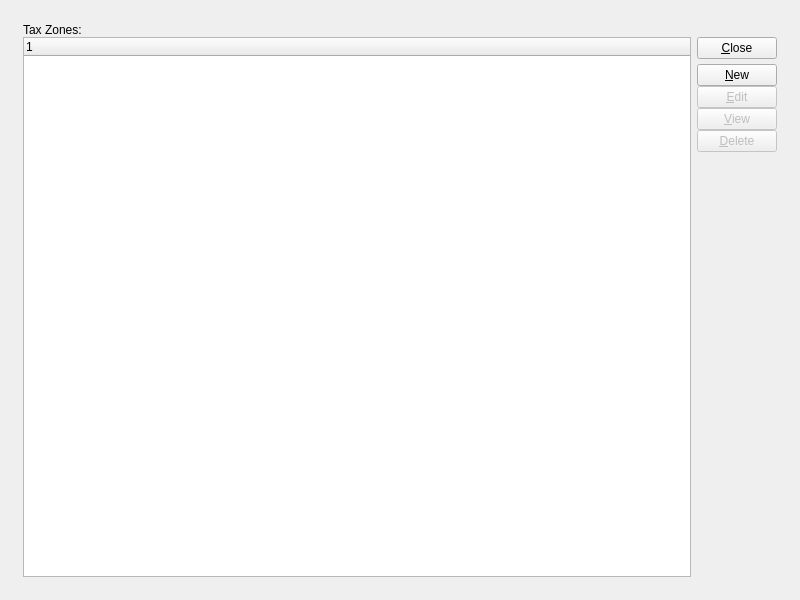
<?xml version="1.0" encoding="UTF-8"?>
<ui version="4.0">
 <comment>This file is part of the xTuple ERP: PostBooks Edition, a free and
open source Enterprise Resource Planning software suite,
Copyright (c) 1999-2011 by OpenMFG LLC, d/b/a xTuple.
It is licensed to you under the Common Public Attribution License
version 1.0, the full text of which (including xTuple-specific Exhibits)
is available at www.xtuple.com/CPAL.  By using this software, you agree
to be bound by its terms.</comment>
 <class>taxZones</class>
 <widget class="QWidget" name="taxZones">
  <property name="geometry">
   <rect>
    <x>0</x>
    <y>0</y>
    <width>800</width>
    <height>600</height>
   </rect>
  </property>
  <property name="windowTitle">
   <string>List Tax Zones</string>
  </property>
  <layout class="QGridLayout" name="gridLayout_2">
   <item row="0" column="0">
    <layout class="QVBoxLayout" name="verticalLayout">
     <property name="spacing">
      <number>0</number>
     </property>
     <property name="margin">
      <number>12</number>
     </property>
     <item>
      <widget class="QLabel" name="_taxZoneLit">
       <property name="text">
        <string>Tax Zones:</string>
       </property>
      </widget>
     </item>
     <item>
      <layout class="QGridLayout" name="gridLayout">
       <item row="0" column="0">
        <widget class="XTreeWidget" name="_taxZone"/>
       </item>
       <item row="0" column="1">
        <layout class="QVBoxLayout">
         <property name="spacing">
          <number>0</number>
         </property>
         <item>
          <layout class="QVBoxLayout">
           <property name="spacing">
            <number>0</number>
           </property>
           <item>
            <widget class="QPushButton" name="_close">
             <property name="text">
              <string>&amp;Close</string>
             </property>
            </widget>
           </item>
           <item>
            <spacer name="verticalSpacer">
             <property name="orientation">
              <enum>Qt::Vertical</enum>
             </property>
             <property name="sizeType">
              <enum>QSizePolicy::Preferred</enum>
             </property>
             <property name="sizeHint" stdset="0">
              <size>
               <width>20</width>
               <height>5</height>
              </size>
             </property>
            </spacer>
           </item>
           <item>
            <layout class="QVBoxLayout">
             <property name="spacing">
              <number>0</number>
             </property>
             <item>
              <widget class="QPushButton" name="_new">
               <property name="text">
                <string>&amp;New</string>
               </property>
              </widget>
             </item>
             <item>
              <widget class="QPushButton" name="_edit">
               <property name="enabled">
                <bool>false</bool>
               </property>
               <property name="text">
                <string>&amp;Edit</string>
               </property>
              </widget>
             </item>
             <item>
              <widget class="QPushButton" name="_view">
               <property name="enabled">
                <bool>false</bool>
               </property>
               <property name="text">
                <string>&amp;View</string>
               </property>
              </widget>
             </item>
             <item>
              <widget class="QPushButton" name="_delete">
               <property name="enabled">
                <bool>false</bool>
               </property>
               <property name="text">
                <string>&amp;Delete</string>
               </property>
              </widget>
             </item>
            </layout>
           </item>
          </layout>
         </item>
         <item>
          <spacer name="Spacer12">
           <property name="orientation">
            <enum>Qt::Vertical</enum>
           </property>
           <property name="sizeType">
            <enum>QSizePolicy::Expanding</enum>
           </property>
           <property name="sizeHint" stdset="0">
            <size>
             <width>20</width>
             <height>151</height>
            </size>
           </property>
          </spacer>
         </item>
        </layout>
       </item>
      </layout>
     </item>
    </layout>
   </item>
  </layout>
 </widget>
 <layoutdefault spacing="6" margin="11"/>
 <pixmapfunction>qPixmapFromMimeSource</pixmapfunction>
 <customwidgets>
  <customwidget>
   <class>XTreeWidget</class>
   <extends>QTreeWidget</extends>
   <header>xtreewidget.h</header>
   <container>1</container>
  </customwidget>
 </customwidgets>
 <tabstops>
  <tabstop>_taxZone</tabstop>
  <tabstop>_new</tabstop>
  <tabstop>_edit</tabstop>
  <tabstop>_view</tabstop>
  <tabstop>_delete</tabstop>
  <tabstop>_close</tabstop>
 </tabstops>
 <resources/>
 <connections>
  <connection>
   <sender>_close</sender>
   <signal>clicked()</signal>
   <receiver>taxZones</receiver>
   <slot>close()</slot>
   <hints>
    <hint type="sourcelabel">
     <x>20</x>
     <y>20</y>
    </hint>
    <hint type="destinationlabel">
     <x>20</x>
     <y>20</y>
    </hint>
   </hints>
  </connection>
  <connection>
   <sender>_taxZone</sender>
   <signal>valid(bool)</signal>
   <receiver>_view</receiver>
   <slot>setEnabled(bool)</slot>
   <hints>
    <hint type="sourcelabel">
     <x>20</x>
     <y>20</y>
    </hint>
    <hint type="destinationlabel">
     <x>20</x>
     <y>20</y>
    </hint>
   </hints>
  </connection>
 </connections>
</ui>
